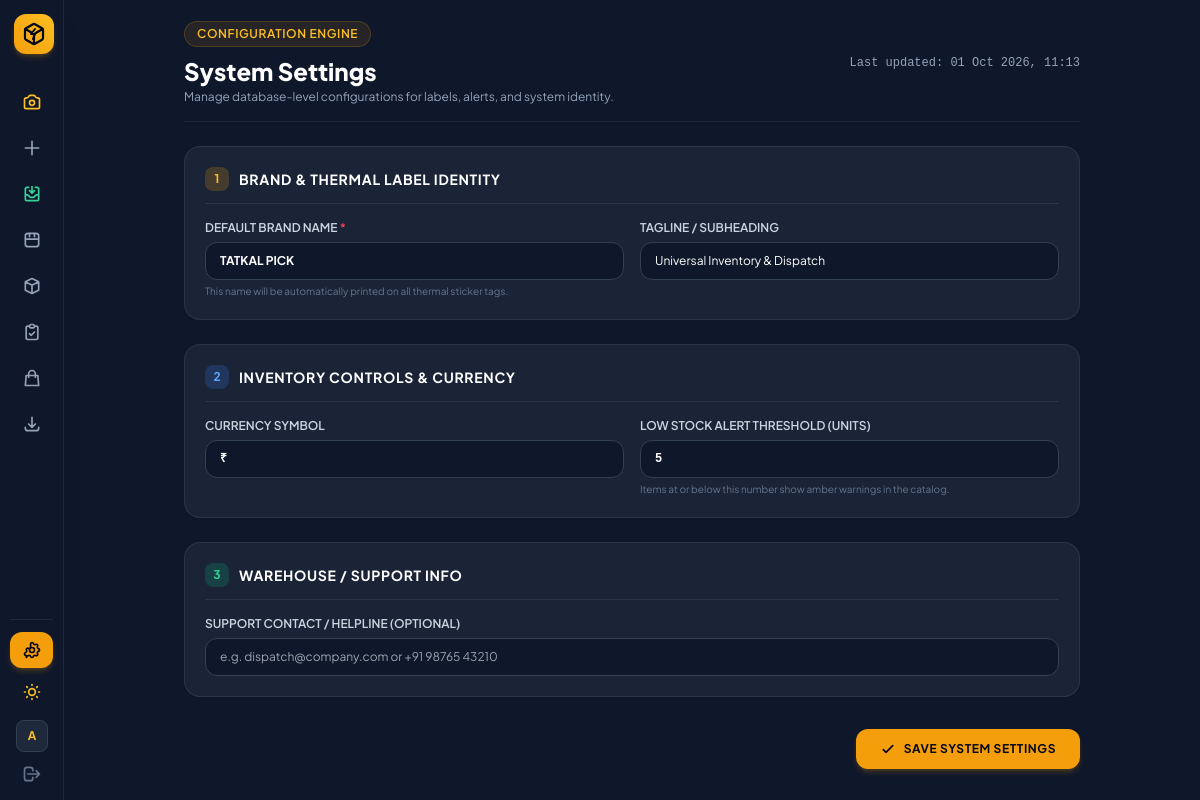
/settings/ (signed in), run on an earlier commit of the app's database.
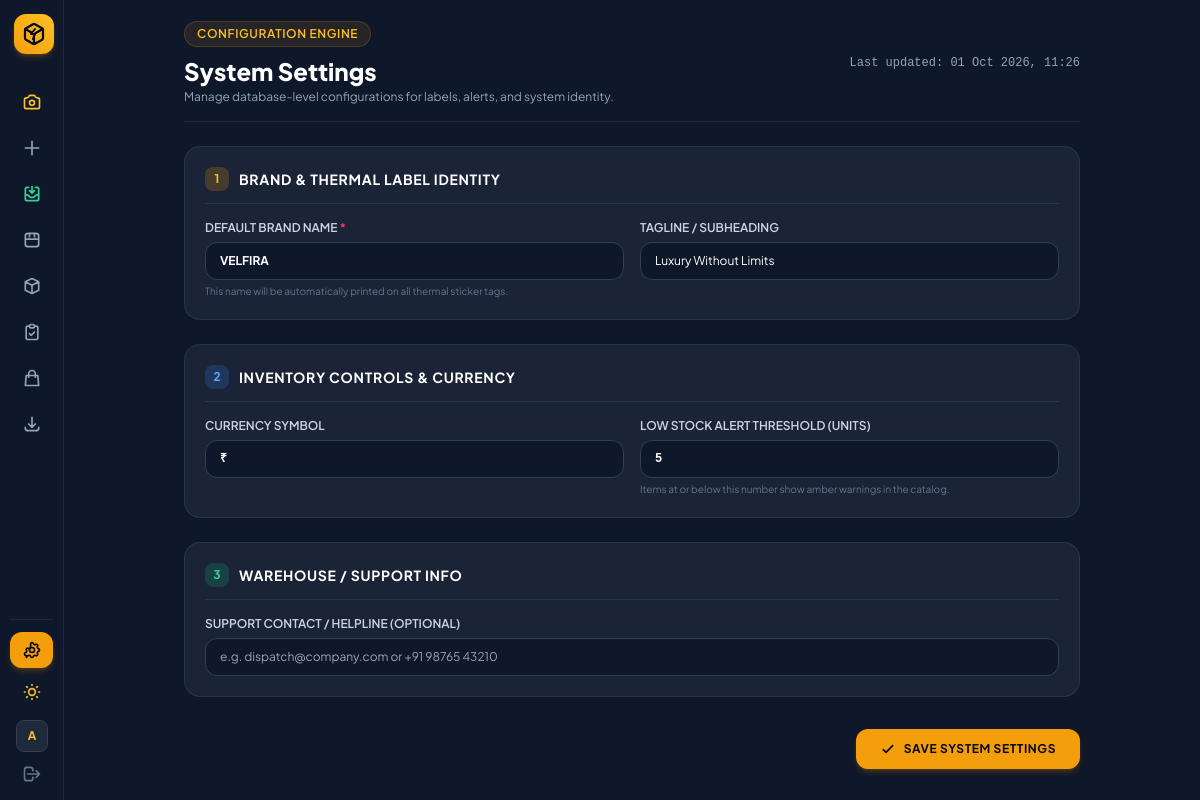
And on a later commit of the database.
### sku_manager/models.py (models this page shows)
class AppSettings(models.Model):
    brand_name = models.CharField(max_length=100, default='TATKAL PICK')
    tagline = models.CharField(max_length=150, blank=True, default='Universal Stock & Fast Dispatch')
    currency_symbol = models.CharField(max_length=10, default='₹')
    low_stock_threshold = models.PositiveIntegerField(default=5)
    support_contact = models.CharField(max_length=100, blank=True, default='')
    updated_at = models.DateTimeField(auto_now=True)
    @classmethod
    def get_settings(cls):
        obj, _ = cls.objects.get_or_create(id=1)
        return obj

### sku_manager/views.py (the view, shortened to what this page needs)
# urls.py: path('settings/', views.app_settings_view, name='app_settings'),
@login_required(login_url='login')
def app_settings_view(request):
    settings_obj = AppSettings.get_settings()
    return render(request, 'sku_manager/settings.html', {
        'settings': settings_obj,
        'active_page': 'settings',
    })

### templates/sku_manager/settings.html (shortened to what this page needs)
{% extends "sku_manager/base.html" %}
{% block content %}
<div class="max-w-4xl mx-auto space-y-6">
  <header class="flex flex-col sm:flex-row sm:items-center justify-between border-b border-slate-200 dark:border-slate-800 pb-4 gap-4">
    <div>
      <div class="inline-flex items-center gap-2 px-3 py-1 rounded-full bg-amber-500/10 text-amber-600 dark:text-amber-400 border border-amber-500/20 text-xs font-semibold uppercase tracking-wider mb-2">
        Configuration Engine
      </div>
      <h1 class="text-2xl font-extrabold text-slate-900 dark:text-white">System Settings</h1>
      <p class="text-slate-500 dark:text-slate-400 text-xs mt-0.5">Manage database-level configurations for labels, alerts, and system identity.</p>
    </div>
    <div class="text-xs font-mono text-slate-400">
      Last updated: {{ settings.updated_at|date:"d M Y, H:i" }}
    </div>
  </header>
  <form method="POST" action="{% url 'app_settings' %}" class="space-y-6">
    <div class="bg-white dark:bg-slate-800/80 border border-slate-200 dark:border-slate-700/60 rounded-2xl p-5 shadow-sm space-y-4">
      <div class="flex items-center gap-2.5 border-b border-slate-100 dark:border-slate-700/60 pb-3">
        <span class="w-6 h-6 rounded-lg bg-amber-500/20 text-amber-600 dark:text-amber-400 flex items-center justify-center text-xs font-bold">1</span>
        <h2 class="text-sm font-bold uppercase tracking-wider text-slate-800 dark:text-white">Brand & Thermal Label Identity</h2>
      </div>
      <div class="grid grid-cols-1 sm:grid-cols-2 gap-4">
        <div>
          <label class="block text-xs font-semibold text-slate-700 dark:text-slate-300 uppercase mb-1.5">
            Default Brand Name <span class="text-rose-500">*</span>
          </label>
          <input type="text" name="brand_name" required value="{{ settings.brand_name }}" placeholder="e.g. TATKAL PICK, AURA STORE"
            class="w-full bg-slate-50 dark:bg-slate-900 border border-slate-300 dark:border-slate-700 rounded-xl px-3.5 py-2.5 text-xs text-slate-900 dark:text-white font-bold uppercase focus:outline-none focus:border-amber-500 transition">
          <p class="text-[10px] text-slate-500 mt-1">This name will be automatically printed on all thermal sticker tags.</p>
        </div>
        <div>
          <label class="block text-xs font-semibold text-slate-700 dark:text-slate-300 uppercase mb-1.5">
            Tagline / Subheading
          </label>
          <input type="text" name="tagline" value="{{ settings.tagline }}" placeholder="e.g. Universal Inventory & Dispatch"
            class="w-full bg-slate-50 dark:bg-slate-900 border border-slate-300 dark:border-slate-700 rounded-xl px-3.5 py-2.5 text-xs text-slate-900 dark:text-white focus:outline-none focus:border-amber-500 transition">
        </div>
      </div>
    </div>
    <div class="bg-white dark:bg-slate-800/80 border border-slate-200 dark:border-slate-700/60 rounded-2xl p-5 shadow-sm space-y-4">
      <div class="flex items-center gap-2.5 border-b border-slate-100 dark:border-slate-700/60 pb-3">
        <span class="w-6 h-6 rounded-lg bg-blue-500/20 text-blue-600 dark:text-blue-400 flex items-center justify-center text-xs font-bold">2</span>
        <h2 class="text-sm font-bold uppercase tracking-wider text-slate-800 dark:text-white">Inventory Controls & Currency</h2>
      </div>
      <div class="grid grid-cols-1 sm:grid-cols-2 gap-4">
        <div>
          <label class="block text-xs font-semibold text-slate-700 dark:text-slate-300 uppercase mb-1.5">
            Currency Symbol
          </label>
          <input type="text" name="currency_symbol" value="{{ settings.currency_symbol }}" maxlength="5" placeholder="₹"
            class="w-full bg-slate-50 dark:bg-slate-900 border border-slate-300 dark:border-slate-700 rounded-xl px-3.5 py-2.5 text-xs text-slate-900 dark:text-white font-mono font-bold focus:outline-none focus:border-amber-500 transition">
        </div>
        <div>
          <label class="block text-xs font-semibold text-slate-700 dark:text-slate-300 uppercase mb-1.5">
            Low Stock Alert Threshold (Units)
          </label>
          <input type="number" min="1" name="low_stock_threshold" value="{{ settings.low_stock_threshold }}"
            class="w-full bg-slate-50 dark:bg-slate-900 border border-slate-300 dark:border-slate-700 rounded-xl px-3.5 py-2.5 text-xs text-slate-900 dark:text-white font-mono font-bold focus:outline-none focus:border-amber-500 transition">
          <p class="text-[10px] text-slate-500 mt-1">Items at or below this number show amber warnings in the catalog.</p>
        </div>
      </div>
    </div>
    <div class="bg-white dark:bg-slate-800/80 border border-slate-200 dark:border-slate-700/60 rounded-2xl p-5 shadow-sm space-y-4">
      <div class="flex items-center gap-2.5 border-b border-slate-100 dark:border-slate-700/60 pb-3">
        <span class="w-6 h-6 rounded-lg bg-emerald-500/20 text-emerald-600 dark:text-emerald-400 flex items-center justify-center text-xs font-bold">3</span>
        <h2 class="text-sm font-bold uppercase tracking-wider text-slate-800 dark:text-white">Warehouse / Support Info</h2>
      </div>
      <div>
        <label class="block text-xs font-semibold text-slate-700 dark:text-slate-300 uppercase mb-1.5">
          Support Contact / Helpline (Optional)
        </label>
        <input type="text" name="support_contact" value="{{ settings.support_contact }}" placeholder="e.g. dispatch@company.com or +91 98765 43210"
          class="w-full bg-slate-50 dark:bg-slate-900 border border-slate-300 dark:border-slate-700 rounded-xl px-3.5 py-2.5 text-xs text-slate-900 dark:text-white focus:outline-none focus:border-amber-500 transition">
      </div>
    </div>
    <div class="flex justify-end pt-2">
      <button type="submit" class="bg-amber-500 hover:bg-amber-400 active:bg-amber-600 text-slate-950 font-bold px-6 py-3 rounded-xl transition shadow-md shadow-amber-500/20 text-xs uppercase tracking-wider flex items-center gap-2">
        <svg class="w-4 h-4" fill="none" stroke="currentColor" viewBox="0 0 24 24"><path stroke-linecap="round" stroke-linejoin="round" stroke-width="2.5" d="M5 13l4 4L19 7"></path></svg>
        Save System Settings
      </button>
    </div>
  </form>
</div>
{% endblock %}

### templates/sku_manager/base.html (shortened to what this page needs)
<!DOCTYPE html>
<html lang="en" class="dark">
<head>
  <script src="https://cdn.tailwindcss.com"></script>
</head>
<body class="bg-slate-100 text-slate-800 dark:bg-slate-900 dark:text-slate-100 min-h-screen flex antialiased transition-colors duration-200">
  <aside class="group fixed left-0 top-0 z-40 h-screen w-16 hover:w-60 transition-all duration-300 ease-in-out bg-white border-r border-slate-200 dark:bg-slate-900 dark:border-slate-800 flex flex-col justify-between p-2.5 shadow-xl overflow-hidden">
    <div class="space-y-6">
      <a href="{% url 'sku_generate' %}" class="flex items-center gap-3 px-1 py-1">
        <div class="w-10 h-10 min-w-[40px] rounded-xl bg-gradient-to-tr from-amber-500 to-amber-400 flex items-center justify-center shadow-md shadow-amber-500/20 text-slate-950">
        </div>
      </a>
      <nav class="space-y-1.5">
        <a href="{% url 'sku_scanner' %}" title="Camera Scanner"
          class="flex items-center gap-3.5 px-3 py-2.5 rounded-xl transition {% if active_page == 'scanner' %}bg-amber-500 text-slate-950 font-bold shadow-md shadow-amber-500/20{% else %}text-amber-600 dark:text-amber-400 hover:bg-slate-100 dark:hover:bg-slate-800{% endif %}">
        </a>
        <a href="{% url 'product_create' %}" title="Add New Product"
          class="flex items-center gap-3.5 px-3 py-2.5 rounded-xl transition {% if active_page == 'product_create' %}bg-amber-500 text-slate-950 font-bold shadow-md shadow-amber-500/20{% else %}text-slate-600 dark:text-slate-400 hover:bg-slate-100 dark:hover:bg-slate-800 dark:hover:text-white{% endif %}">
          <svg class="w-5 h-5 min-w-[20px]" fill="none" stroke="currentColor" viewBox="0 0 24 24"><path stroke-linecap="round" stroke-linejoin="round" stroke-width="2" d="M12 4v16m8-8H4"></path></svg>
        </a>
        <a href="{% url 'stock_inward' %}" title="Inward Stock & Batch"
          class="flex items-center gap-3.5 px-3 py-2.5 rounded-xl transition {% if active_page == 'stock_inward' %}bg-amber-500 text-slate-950 font-bold shadow-md shadow-amber-500/20{% else %}text-emerald-600 dark:text-emerald-400 hover:bg-slate-100 dark:hover:bg-slate-800 dark:hover:text-white{% endif %}">
        </a>
        <a href="{% url 'sku_inventory' %}" title="Inventory Catalog"
          class="flex items-center gap-3.5 px-3 py-2.5 rounded-xl transition {% if active_page == 'inventory' %}bg-amber-500 text-slate-950 font-bold shadow-md shadow-amber-500/20{% else %}text-slate-600 dark:text-slate-400 hover:bg-slate-100 dark:hover:bg-slate-800 dark:hover:text-white{% endif %}">
          <svg class="w-5 h-5 min-w-[20px]" fill="none" stroke="currentColor" viewBox="0 0 24 24"><path stroke-linecap="round" stroke-linejoin="round" stroke-width="2" d="M4 7v10c0 2 1.5 3 3.5 3h9c2 0 3.5-1 3.5-3V7c0-2-1.5-3-3.5-3h-9C5.5 4 4 5 4 7zm0 4h16M9 4v4m6-4v4"></path></svg>
        </a>
        <a href="{% url 'box_manager' %}" title="Storage Boxes"
          class="flex items-center gap-3.5 px-3 py-2.5 rounded-xl transition {% if active_page == 'boxes' %}bg-amber-500 text-slate-950 font-bold shadow-md shadow-amber-500/20{% else %}text-slate-600 dark:text-slate-400 hover:bg-slate-100 dark:hover:bg-slate-800 dark:hover:text-white{% endif %}">
          <svg class="w-5 h-5 min-w-[20px]" fill="none" stroke="currentColor" viewBox="0 0 24 24"><path stroke-linecap="round" stroke-linejoin="round" stroke-width="2" d="M20 7l-8-4-8 4m16 0l-8 4m8-4v10l-8 4m0-10L4 7m8 4v10M4 7v10l8 4"></path></svg>
        </a>
        <a href="{% url 'dispatch_logs' %}" title="Dispatch Logs"
          class="flex items-center gap-3.5 px-3 py-2.5 rounded-xl transition {% if active_page == 'dispatch_logs' %}bg-amber-500 text-slate-950 font-bold shadow-md shadow-amber-500/20{% else %}text-slate-600 dark:text-slate-400 hover:bg-slate-100 dark:hover:bg-slate-800 dark:hover:text-white{% endif %}">
          <svg class="w-5 h-5 min-w-[20px]" fill="none" stroke="currentColor" viewBox="0 0 24 24"><path stroke-linecap="round" stroke-linejoin="round" stroke-width="2" d="M9 5H7a2 2 0 00-2 2v12a2 2 0 002 2h10a2 2 0 002-2V7a2 2 0 00-2-2h-2M9 5a2 2 0 002 2h2a2 2 0 002-2M9 5a2 2 0 012-2h2a2 2 0 012 2m-6 9l2 2 4-4"></path></svg>
        </a>
        <a href="{% url 'platform_manager' %}" title="Marketplace Channels"
          class="flex items-center gap-3.5 px-3 py-2.5 rounded-xl transition {% if active_page == 'platforms' %}bg-amber-500 text-slate-950 font-bold shadow-md shadow-amber-500/20{% else %}text-slate-600 dark:text-slate-400 hover:bg-slate-100 dark:hover:bg-slate-800 dark:hover:text-white{% endif %}">
          <svg class="w-5 h-5 min-w-[20px]" fill="none" stroke="currentColor" viewBox="0 0 24 24"><path stroke-linecap="round" stroke-linejoin="round" stroke-width="2" d="M16 11V7a4 4 0 00-8 0v4M5 9h14l1 12H4L5 9z"></path></svg>
        </a>
        <a href="{% url 'sku_export_csv' %}" title="Export CSV"
          class="flex items-center gap-3.5 px-3 py-2.5 rounded-xl transition text-slate-600 dark:text-slate-400 hover:bg-slate-100 dark:hover:bg-slate-800 dark:hover:text-white">
          <svg class="w-5 h-5 min-w-[20px]" fill="none" stroke="currentColor" viewBox="0 0 24 24"><path stroke-linecap="round" stroke-linejoin="round" stroke-width="2" d="M4 16v1a3 3 0 003 3h10a3 3 0 003-3v-1m-4-4l-4 4m0 0l-4-4m4 4V4"></path></svg>
        </a>
      </nav>
    </div>
    <div class="space-y-1.5 pt-3 border-t border-slate-200 dark:border-slate-800">
      <a href="{% url 'app_settings' %}" title="System Settings"
        class="flex items-center gap-3.5 px-3 py-2 rounded-xl transition {% if active_page == 'settings' %}bg-amber-500 text-slate-950 font-bold shadow-md shadow-amber-500/20{% else %}text-slate-600 dark:text-slate-400 hover:bg-slate-100 dark:hover:bg-slate-800 dark:hover:text-white{% endif %}">
      </a>
      <button id="themeToggleBtn" type="button" title="Switch Theme"
        class="w-full flex items-center gap-3.5 px-3 py-2 rounded-xl text-slate-600 dark:text-slate-400 hover:bg-slate-100 dark:hover:bg-slate-800 transition">
      </button>
      {% if request.user.is_authenticated %}
      <div class="flex items-center gap-3 px-1.5 pt-1 overflow-hidden">
        <div class="w-8 h-8 min-w-[32px] rounded-lg bg-slate-200 dark:bg-slate-800 border border-slate-300 dark:border-slate-700 flex items-center justify-center font-bold text-amber-600 dark:text-amber-400 text-xs">
          {{ request.user.username|slice:":1"|upper }}
        </div>
      </div>
      <a href="{% url 'logout' %}" title="Log Out"
        class="flex items-center gap-3 px-3 py-1.5 rounded-xl text-slate-500 hover:bg-rose-500/10 hover:text-rose-500 transition">
        <svg class="w-5 h-5 min-w-[20px]" fill="none" stroke="currentColor" viewBox="0 0 24 24">
          <path stroke-linecap="round" stroke-linejoin="round" stroke-width="2" d="M17 16l4-4m0 0l-4-4m4 4H7m6 4v1a3 3 0 01-3 3H6a3 3 0 01-3-3V7a3 3 0 013-3h4a3 3 0 013 3v1"></path>
        </svg>
      </a>
      {% endif %}
    </div>
  </aside>
  <main class="flex-1 ml-16 p-4 sm:p-5 min-h-screen transition-all duration-300">
    <div class="w-full space-y-4">
      {% block content %}{% endblock %}
    </div>
  </main>
</body>
</html>

### templates/sku_manager/base.html (style rules this page uses)
body { font-family: 'Plus Jakarta Sans', sans-serif; }

What changed in the data, as far as the page shows it:
changed AppSettings: updated_at "01 Oct 2026, 11:13" → "01 Oct 2026, 11:26"; brand_name "TATKAL PICK" → "Velfira"; tagline "Universal Inventory & Dispatch" → "Luxury Without Limits"
